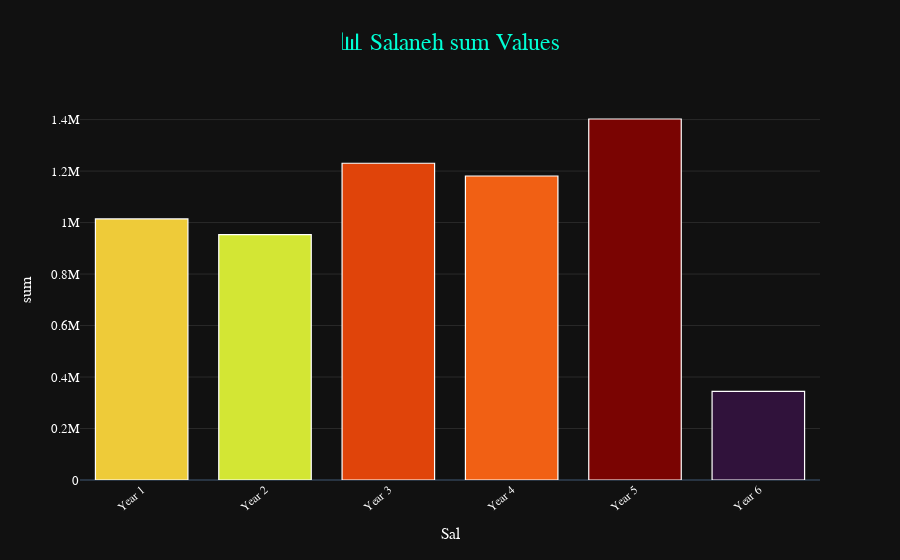

Notebook source saved alongside this figure:
### Code cell
import plotly.graph_objects as go

years = [f"Year {i+1}" for i in range(len(year_means))]

fig = go.Figure()


fig.add_trace(go.Bar(
    x=years,
    y=year_means,
    marker=dict(
        color=year_means,
        colorscale="Turbo",
        line=dict(color="white", width=1.2)
    ),
    hovertemplate=
        "<b>%{x}</b><br>" +
        "Mean Value: <b>%{y:.2f}</b><extra></extra>"
))

fig.update_layout(
    title=dict(
        text="📊 Salaneh sum Values",
        font=dict(size=24, color="#00FFD5"),
        x=0.5
    ),
    xaxis=dict(
        title="Sal",
        tickangle=-40,
        showgrid=False,
        tickfont=dict(size=12)
    ),
    yaxis=dict(
        title="sum",
        showgrid=True,
        gridcolor="rgba(255,255,255,0.1)"
    ),
    template="plotly_dark",
    plot_bgcolor="#111111",
    paper_bgcolor="#111111",
    font=dict(
        family="Segoe UI",
        size=13,
        color="white"
    ),
    bargap=0.25
)

fig.show()

### Figure 1 — Plotly figure (JSON) as saved in the notebook; plotly's stock layout.template omitted (floating-point values rounded to 4 significant figures)
{"data": [{"hovertemplate": "<b>%{x}</b><br>Mean Value: <b>%{y:.2f}</b><extra></extra>", "marker": {"color": [1014107, 953217, 1230366, 1180927, 1402293, 343890], "colorscale": [[0, "#30123b"], [0.07143, "#4145ab"], [0.1429, "#4675ed"], [0.2143, "#39a2fc"], [0.2857, "#1bcfd4"], [0.3571, "#24eca6"], [0.4286, "#61fc6c"], [0.5, "#a4fc3b"], [0.5714, "#d1e834"], [0.6429, "#f3c63a"], [0.7143, "#fe9b2d"], [0.7857, "#f36315"], [0.8571, "#d93806"], [0.9286, "#b11901"], [1, "#7a0402"]], "line": {"color": "white", "width": 1.2}}, "type": "bar", "x": ["Year 1", "Year 2", "Year 3", "Year 4", "Year 5", "Year 6"], "y": [1014107, 953217, 1230366, 1180927, 1402293, 343890]}], "layout": {"bargap": 0.25, "font": {"color": "white", "family": "Segoe UI", "size": 13}, "paper_bgcolor": "#111111", "plot_bgcolor": "#111111", "title": {"font": {"color": "#00FFD5", "size": 24}, "text": "📊 Salaneh sum Values", "x": 0.5}, "xaxis": {"showgrid": false, "tickangle": -40, "tickfont": {"size": 12}, "title": {"text": "Sal"}}, "yaxis": {"gridcolor": "rgba(255,255,255,0.1)", "showgrid": true, "title": {"text": "sum"}}}}
